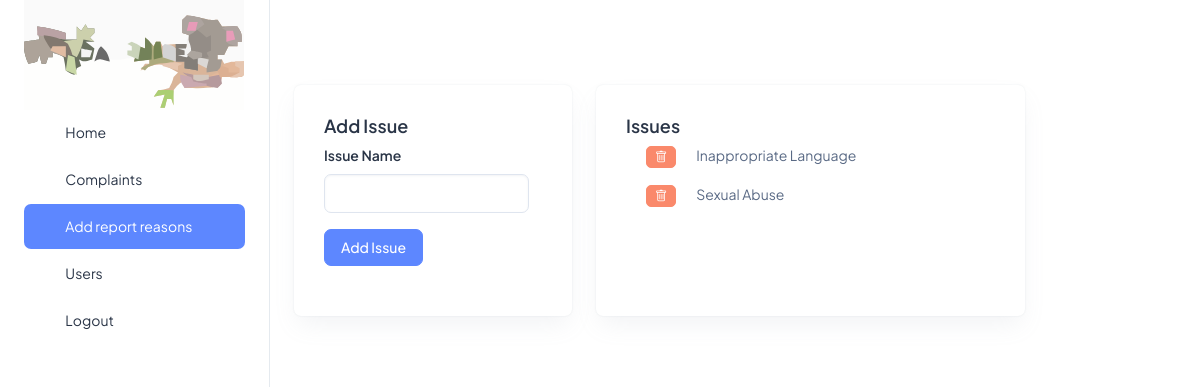
Page /src/admin/addreportissues.php (signed in) on the committed database.
### tables this page shows
CREATE TABLE `report_issue` (
  `issue_id` int(11) NOT NULL,
  `issue_name` varchar(100) NOT NULL
);

### src/dboperation.php (called while the page is built, shortened)
<?php
class dboperation
{
        public $con,$res;
function __construct()
{
        $this->con=mysqli_connect("localhost","root","","chat_app");
 }
 public function executequery($sql)
 {
        $this->res=mysqli_query($this->con,$sql);
        return $this->res;
 }
}
?>

### src/admin/addreportissues.php (the view, shortened to what this page needs)
<?php
include '../dboperation.php';
$con = new dboperation();
?>
<head>
  <link href="https://cdn.jsdelivr.net/npm/bootstrap-icons@1.10.5/font/bootstrap-icons.css" rel="stylesheet">
  <link rel="stylesheet" href="../assets/css/styles.min.css" />
  <link rel="stylesheet" href="https://cdnjs.cloudflare.com/ajax/libs/font-awesome/6.5.0/css/all.min.css">
</head>
<body>
  <div class="page-wrapper" id="main-wrapper" data-layout="vertical" data-navbarbg="skin6" data-sidebartype="full"
    data-sidebar-position="fixed" data-header-position="fixed">
    <?php
    include('./sidebar.php');
    ?>
    <div class="body-wrapper">
      <div class="container-fluid">
        <div class="row">
          <div class="col-lg-4 d-flex align-items-stretch">
            <div class="card w-100">
              <div class="card-body">
                <div class="d-sm-flex d-block align-items-center justify-content-between mb-9">
                  <div class="mb-3 mb-sm-0">
                    <h5 class="card-title fw-semibold">Add Issue</h5>
                    <form method="post" action="">
                      <div class="mb-3">
                        <label for="issueName" class="form-label">Issue Name</label>
                        <input type="text" class="form-control"  name="issueName" required>
                      </div>
                      <button type="submit" class="btn btn-primary" name="Submit">Add Issue</button>
                    </form>
                </div>
                </div>
              </div>
            </div>
          </div>
           <div class="col-lg-6 d-flex align-items-stretch">
            <div class="card w-100">
              <div class="card-body">
                <div class="d-sm-flex d-block align-items-center justify-content-between mb-9">
                  <div class="mb-3 mb-sm-0">
                    <h5 class="card-title fw-semibold">Issues</h5>
                    <?php
                    $sqli = "SELECT * FROM report_issue ORDER BY issue_name ASC";
                    $resquer = $con->executequery($sqli);
                    if (mysqli_num_rows($resquer) == 0) {
                      echo "<p>No issues Registered.</p>";
                    } else {
                    while ($row = mysqli_fetch_assoc($resquer)) {
                      echo "<div class='issue-item'>";
                      echo "<p><button class='btn btn-danger btn-sm' style='margin-left:20px;margin-right:20px;' onclick='deleteIssue(" . $row['issue_id'] . ")'>
                    <i class='bi bi-trash'></i>
                    </button>" . htmlspecialchars($row['issue_name']) ."</p>";
                      echo "</div>";
                    }
                }
                    ?>
                  </div>
                </div>
              </div>
            </div>
          </div>
        </div>
      </div>
    </div>
  </div>
</body>
</html>

### rows in the picture
report_issue: issue_name "Inappropriate Language"
report_issue: issue_name "Sexual Abuse"
